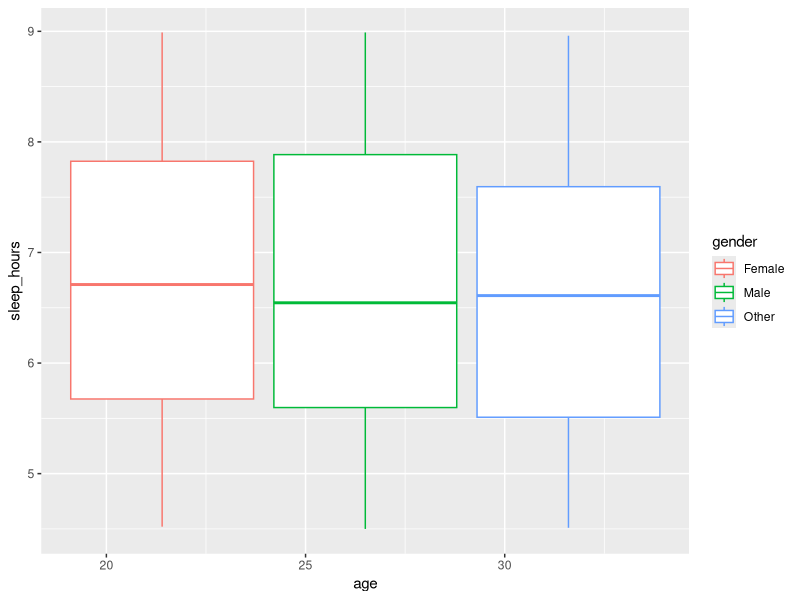

Recreate this plot in R.
library(tidyverse)
library(ggplot2)
#PREPARE
raw <- read.csv("Data/smartphone.csv")
set.seed(28640)
smartphone <- raw |> 
  slice_sample(n = 1000) |> 
  select(age:academic_work_impact)
#VISUALIZE
ggplot(smartphone,
        aes(x = age,
            y = sleep_hours,
            color = gender)) +
  geom_boxplot()
